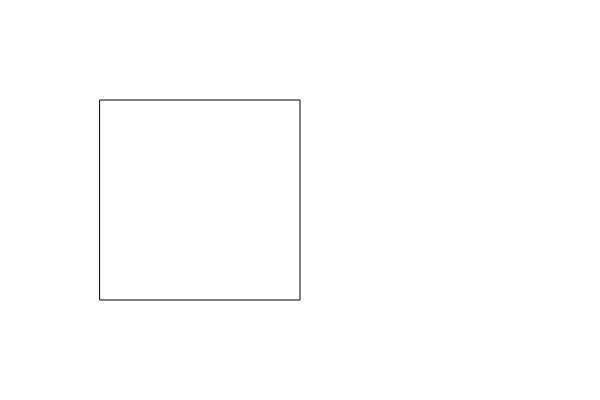
Frame 1 (no input)
Frame 60 (no input): identical to frame 1, image omitted
Frame 120 (the mouse pressed at the canvas centre since frame 60): identical to frame 1, image omitted

The p5.js sketch that drew this single still picture (run headless with seeded random() and noise() and a simulated clock; from frame 60 on, the mouse is pressed at the canvas centre):

// p5.js sketch
// ── sketch.js
function setup() {
  createCanvas(600, 400);
}

function draw() {
  background(255);
  stroke(0);
  fill(255);
  rect(100, 100, 200, 200);
}
